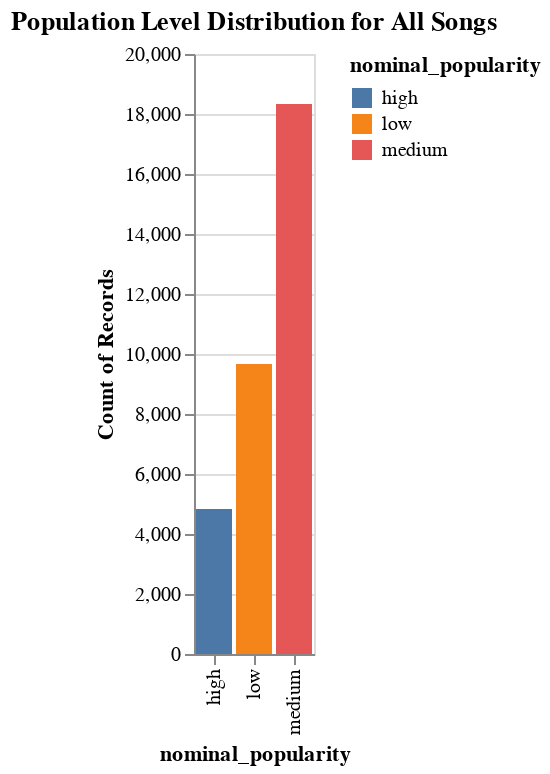

Notebook source saved alongside this figure:
### Code cell
chart = alt.Chart(df).mark_bar().encode(
    x='nominal_popularity',
    y='count()',
    color='nominal_popularity'
).properties(
    title='Population Level Distribution for All Songs'
)
chart

### Figure 1 — Vega specification as saved in the notebook (floating-point values rounded to 4 significant figures)
{"$schema": "https://vega.github.io/schema/vega/v5.json", "data": [{"name": "source_0", "values": [{"__count": 18336, "nominal_popularity": "medium"}, {"__count": 4834, "nominal_popularity": "high"}, {"__count": 9663, "nominal_popularity": "low"}]}, {"name": "source_0_x_domain_nominal_popularity", "values": [{"nominal_popularity": "medium"}, {"nominal_popularity": "high"}, {"nominal_popularity": "low"}]}, {"name": "source_0_y_domain___count", "values": [{"min": 4834, "max": 18336}]}, {"name": "source_0_color_domain_nominal_popularity", "values": [{"nominal_popularity": "medium"}, {"nominal_popularity": "high"}, {"nominal_popularity": "low"}]}], "signals": [{"name": "x_step", "value": 20}, {"name": "width", "update": "bandspace(domain('x').length, 0.1, 0.05) * x_step"}], "marks": [{"type": "rect", "name": "marks", "from": {"data": "source_0"}, "encode": {"update": {"y2": {"value": 0, "scale": "y"}, "width": {"signal": "max(0.25, bandwidth('x'))"}, "ariaRoleDescription": {"value": "bar"}, "description": {"signal": "\"nominal_popularity: \" + (isValid(datum[\"nominal_popularity\"]) ? datum[\"nominal_popularity\"] : \"\"+datum[\"nominal_popularity\"]) + \"; Count of Records: \" + (format(datum[\"__count\"], \"\"))"}, "x": {"field": "nominal_popularity", "scale": "x"}, "y": {"field": "__count", "scale": "y"}, "fill": {"field": "nominal_popularity", "scale": "color"}}}, "style": ["bar"]}], "scales": [{"name": "x", "type": "band", "domain": {"data": "source_0_x_domain_nominal_popularity", "field": "nominal_popularity", "sort": true}, "range": {"step": {"signal": "x_step"}}, "paddingInner": 0.1, "paddingOuter": 0.05}, {"name": "y", "type": "linear", "domain": [{"signal": "(data(\"source_0_y_domain___count\")[0] || {}).min"}, {"signal": "(data(\"source_0_y_domain___count\")[0] || {}).max"}], "range": [{"signal": "height"}, 0], "zero": true, "nice": true}, {"name": "color", "type": "ordinal", "domain": {"data": "source_0_color_domain_nominal_popularity", "field": "nominal_popularity", "sort": true}, "range": "category"}], "axes": [{"scale": "y", "maxExtent": 0, "gridScale": "x", "tickCount": {"signal": "ceil(height/40)"}, "grid": true, "aria": false, "minExtent": 0, "orient": "left", "domain": false, "ticks": false, "zindex": 0, "labels": false}, {"scale": "x", "labelBaseline": "middle", "grid": false, "zindex": 0, "labelAlign": "right", "title": "nominal_popularity", "labelAngle": 270, "orient": "bottom"}, {"scale": "y", "tickCount": {"signal": "ceil(height/40)"}, "zindex": 0, "orient": "left", "grid": false, "labelOverlap": true, "title": "Count of Records"}], "title": {"text": "Population Level Distribution for All Songs", "frame": "group"}, "padding": 5, "height": 300, "background": "white", "style": "cell", "legends": [{"fill": "color", "symbolType": "square", "title": "nominal_popularity"}]}
